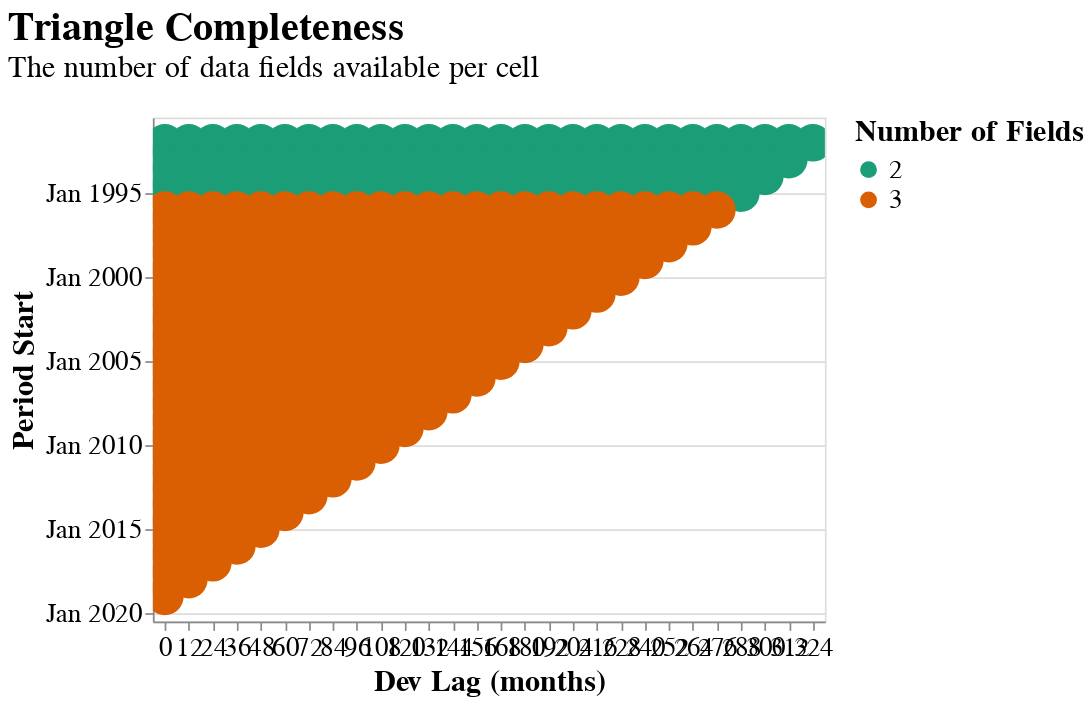

Notebook source saved alongside this figure:
### Code cell
# Plot data completeness - this shows the "shape" of our triangle
completeness_chart = test_triangle.plot_data_completeness()
completeness_chart

### Figure 1 — Vega-Lite specification as saved in the notebook (floating-point values rounded to 4 significant figures; data arrays with more than 128 entries replaced by an {"elided": "..."} marker saying what was removed)
{"autosize": {"contains": "content", "resize": true}, "config": {"style": {"group-title": {"fontSize": 24}, "group-subtitle": {"fontSize": 18}, "guide-label": {"fontSize": 16, "font": "sans-serif"}, "guide-title": {"fontSize": 18, "font": "sans-serif"}}, "mark": {"color": "#1f8fff"}, "title": {"anchor": "start", "offset": 20}, "legend": {"orient": "right", "titleAnchor": "start", "layout": {"direction": "vertical"}, "labelFontSize": 16.0, "titleFontSize": 18.0}, "axis": {"labelFontSize": 16.0, "titleFontSize": 18.0}}, "data": {"values": {"elided": "406 records"}}, "mark": {"type": "circle", "opacity": 1, "size": 500.0}, "encoding": {"color": {"condition": {"param": "param_157", "field": "Number of Fields", "scale": {"scheme": "dark2"}, "type": "nominal"}, "value": "lightgray"}, "tooltip": [{"field": "period_start", "title": "Period Start", "type": "temporal"}, {"field": "period_end", "title": "Period End", "type": "temporal"}, {"field": "evaluation_date", "title": "Evaluation Date", "type": "temporal"}, {"field": "dev_lag", "title": "Dev Lag (months)", "type": "nominal"}, {"field": "Fields", "type": "nominal"}], "x": {"axis": {"labelAngle": 0}, "field": "dev_lag", "scale": {"zero": true}, "title": "Dev Lag (months)", "type": "nominal"}, "y": {"field": "period_start", "scale": {"padding": 15, "reverse": true}, "timeUnit": "yearmonth", "title": "Period Start", "type": "temporal"}}, "height": 300, "params": [{"name": "param_157", "select": {"type": "point"}}, {"name": "param_158", "select": {"type": "interval", "encodings": ["x", "y"]}, "bind": "scales"}], "title": {"text": "Triangle Completeness", "subtitle": "The number of data fields available per cell"}, "width": 400, "$schema": "https://vega.github.io/schema/vega-lite/v5.20.1.json"}
